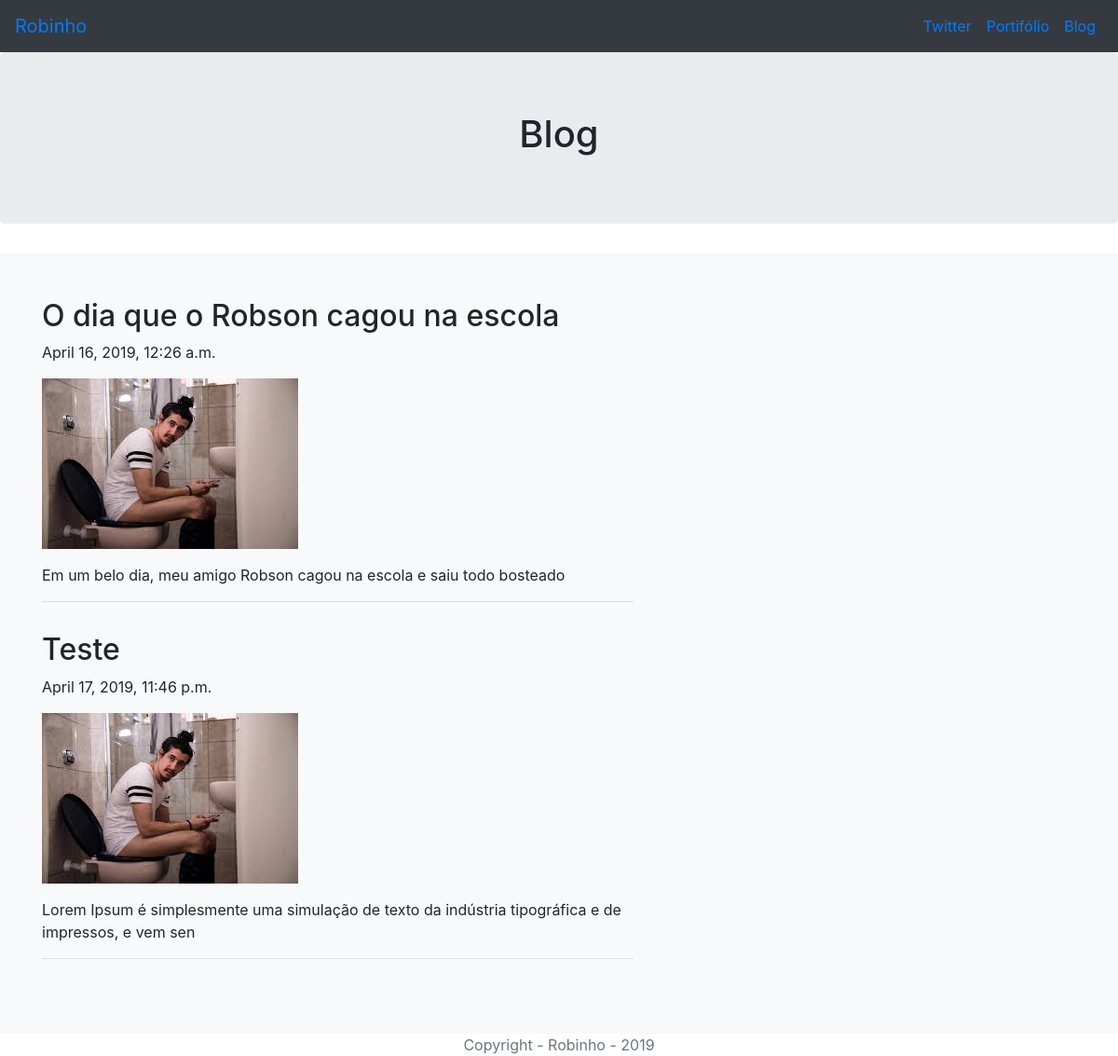
Screenshot of /blog/ with the database file from the repository.
### blog/models.py (models this page shows)
class Post(models.Model):
    titulo = models.CharField(max_length=200)
    data_publicacao = models.DateTimeField(auto_now_add=True)
    data_modificacao = models.DateTimeField(auto_now=True)
    foto = models.ImageField()
    texto = models.TextField()
    def summary(self):
        return self.texto[0:100]

### blog/views.py (the view)
# urls.py: path('blog/', indexBlog, name='indexBlog'),
def indexBlog(request):
    posts = Post.objects.all()
    return render(request,'blog/index.html', {'posts':posts})

### blog/templates/blog/index.html (shortened to what this page needs)
<!doctype html>
<html lang="pt-br">
  <head>
    <link rel="stylesheet" href="https://stackpath.bootstrapcdn.com/bootstrap/4.3.1/css/bootstrap.min.css">
  </head>
  <body>
    <header>
        <nav class="navbar navbar-expand-lg navbar-dar bg-dark">
            <a class="navbar-brand" href="#">Robinho</a>
            <div class="collapse navbar-collapse" id="navbarSupportedContent">
              <div class="navbar-nav ml-auto">
                  <a class="nav-item nav-link" href="#">Twitter</a>
                  <a class="nav-item nav-link" href="{% url 'indexPortifolio' %}">Portifólio</a>
                  <a class="nav-item nav-link" href="{% url 'indexBlog' %}">Blog</a>
              </div>
            </div>
          </nav>
    </header>
    <main role="main">
      <section class="jumbotron text-center">
        <div class="container">
          <h1 class="jumbotron-heading">Blog</h1>
        </div>
      </section>
      <div class="album py-5 bg-light">
        <div class="container">
          <div class="row">
            {% for post in posts %}
            <div class="col-md-7 mb-3">
              <h2>{{post.titulo}}</h2>
              <p>{{post.data_publicacao}}</p>
              <img src="{{post.foto.url}}" class="mb-3">
              <p>{{post.summary}}</p>
              <hr>
            </div>
            {% endfor %}
          </div>
        </div>
      </div>
    </main>
    <footer class="text-muted">
      <div class="container text-center">
        Copyright - Robinho - {% now "Y" %}
      </div>
    </footer>
  </body>
</html>

### rows the page displays
Post: titulo "O dia que o Robson cagou na escola", data_publicacao "April 16, 2019, 12:26 a.m.", foto (picture), summary "Em um belo dia, meu amigo Robson cagou na escola e saiu todo bosteado"
Post: titulo "Teste", data_publicacao "April 17, 2019, 11:46 p.m.", foto (picture), summary "Lorem Ipsum é simplesmente uma simulação de texto da indústria tipográfica e de impressos, e vem sen"
